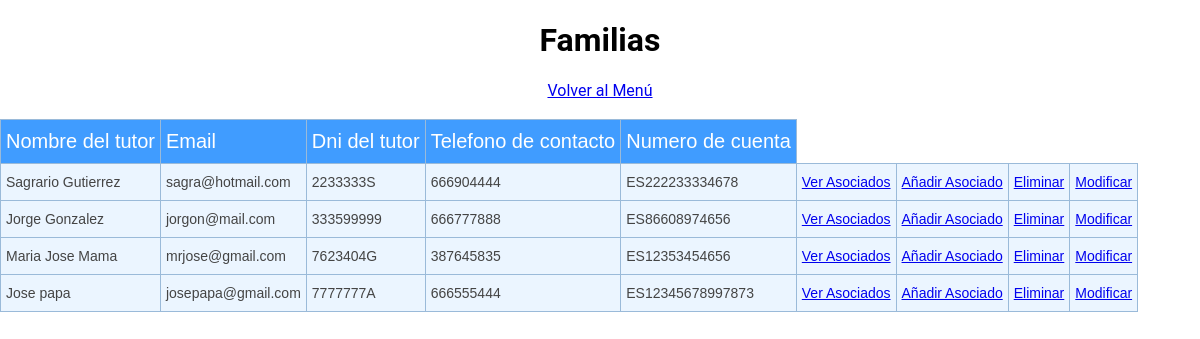
The page /Vistas/VerFamilias.php on the database its author committed.
### tables this page shows
CREATE TABLE `tutores` (
  `nombre_completo` varchar(255) NOT NULL,
  `email` varchar(255) NOT NULL,
  `dni` varchar(9) NOT NULL,
  `telefono` int(25) NOT NULL,
  `numero_cuenta` varchar(25) NOT NULL
);

### Vistas/VerFamilias.php (the view, shortened to what this page needs)
<?php
include("../conexion.php");
$contenido='';
$familias = "SELECT * FROM tutores";
$stmt = $conn->query($familias);
if ($stmt->num_rows > 0) {
  while ($row = $stmt->fetch_array()) {
    $contenido .= "<tr>";
    $contenido .= "<td class='tg-0lax'>" . $row['nombre_completo'] . "</td>";
    $contenido .= "<td class='tg-0lax'>" . $row['email'] . " </td>";
    $contenido .= "<td class='tg-0lax'>" . $row['dni'] . " </td>";
    $dni = $row['dni'];
    $contenido .= "<td class='tg-0lax'>" . $row['telefono'] . " </td>";
    $contenido .= "<td class='tg-0lax'>" . $row['numero_cuenta'] . "</td>";
    $contenido .= '<td><span><a href="VerAsociados.php?dni='.$dni.'">Ver Asociados</a></span></td>';
    $contenido .= '<td><span><a href="AltaAsociado.php?dni='.$dni.'">Añadir Asociado</a></span></td>';
    $contenido .= '<td><span><a href="EliminarFamilia.php?dni='.$dni.'">Eliminar</a></span></td>';
    $contenido .= '<td><span><a href="ModificarFamilia.php?dni='.$dni.'">Modificar</a></span></td>';
    $contenido .= "</tr>";
  }
}
$html = <<< HTML
	<!DOCTYPE html>
	<html lang="en" dir="ltr">
		<head>
			<meta charset="utf-8">
			<title>Lista familias</title>
			<link href="https://fonts.googleapis.com/css2?family=Roboto:wght@100&display=swap">
			<link rel="stylesheet" href="../assets/css/style.css">
		</head>
		<body>
			<h1>Familias</h1>
			<span><a href="Menu.php">Volver al Menú</a></span>
			<br><br>
      <style>
        .tg {
          border-collapse: collapse;
          border-color: #9ABAD9;
          border-spacing: 0;
        }
        .tg td {
          background-color: #EBF5FF;
          border-color: #9ABAD9;
          border-style: solid;
          border-width: 1px;
          color: #444;
          font-family: Arial, sans-serif;
          font-size: 14px;
          overflow: hidden;
          padding: 10px 5px;
          word-break: normal;
        }
        .tg th {
          background-color: #409cff;
          border-color: #9ABAD9;
          border-style: solid;
          border-width: 1px;
          color: #fff;
          font-family: Arial, sans-serif;
          font-size: 20px;
          font-weight: normal;
          overflow: hidden;
          padding: 10px 5px;
          word-break: normal;
        }
        .tg .tg-0lax {
          text-align: left;
          vertical-align: top
        }
        </style>
			<table class="tg">
				<thead>
					<tr>
						<th class="tg-0lax">Nombre del tutor</th>
						<th class="tg-0lax">Email</th>
						<th class="telefono">Dni del tutor</th>
						<th class="tg-0lax">Telefono de contacto</th>
						<th class="tg-0lax">Numero de cuenta</th>
					</tr>
				</thead>
				<tbody>
HTML;
$html .=<<< HTML
					$contenido
				</tbody>
			</table>
		</body>
	</html>
HTML;
echo $html;
?>

### assets/css/style.css (style rules this page uses)
body { margin: 0; padding: 0; font-family: 'Roboto', sans-serif; text-align: center; }
.tg { border-collapse: collapse; border-color: #9ABAD9; border-spacing: 0; }
.tg td { background-color: #EBF5FF; border-color: #9ABAD9; border-style: solid; border-width: 1px; color: #444; font-family: Arial, sans-serif; font-size: 14px; overflow: hidden; padding: 10px 5px; word-break: normal; }
.tg th { background-color: #409cff; border-color: #9ABAD9; border-style: solid; border-width: 1px; color: #fff; font-family: Arial, sans-serif; font-size: 20px; font-weight: normal; overflow: hidden; padding: 10px 5px; word-break: normal; }
.tg .tg-0lax { text-align: left; vertical-align: top }

### Vistas/VerFamilias.php (style rules this page uses)
.tg { border-collapse: collapse; border-color: #9ABAD9; border-spacing: 0; }
.tg td { background-color: #EBF5FF; border-color: #9ABAD9; border-style: solid; border-width: 1px; color: #444; font-family: Arial, sans-serif; font-size: 14px; overflow: hidden; padding: 10px 5px; word-break: normal; }
.tg th { background-color: #409cff; border-color: #9ABAD9; border-style: solid; border-width: 1px; color: #fff; font-family: Arial, sans-serif; font-size: 20px; font-weight: normal; overflow: hidden; padding: 10px 5px; word-break: normal; }
.tg .tg-0lax { text-align: left; vertical-align: top }

### rows shown on the page
tutores: nombre_completo "Sagrario Gutierrez", email "sagra@hotmail.com", dni "2233333S", telefono "666904444", numero_cuenta "ES222233334678"
tutores: nombre_completo "Jorge Gonzalez", email "jorgon@mail.com", dni "333599999", telefono "666777888", numero_cuenta "ES86608974656"
tutores: nombre_completo "Maria Jose Mama", email "mrjose@gmail.com", dni "7623404G", telefono "387645835", numero_cuenta "ES12353454656"
tutores: nombre_completo "Jose papa", email "josepapa@gmail.com", dni "7777777A", telefono "666555444", numero_cuenta "ES12345678997873"
